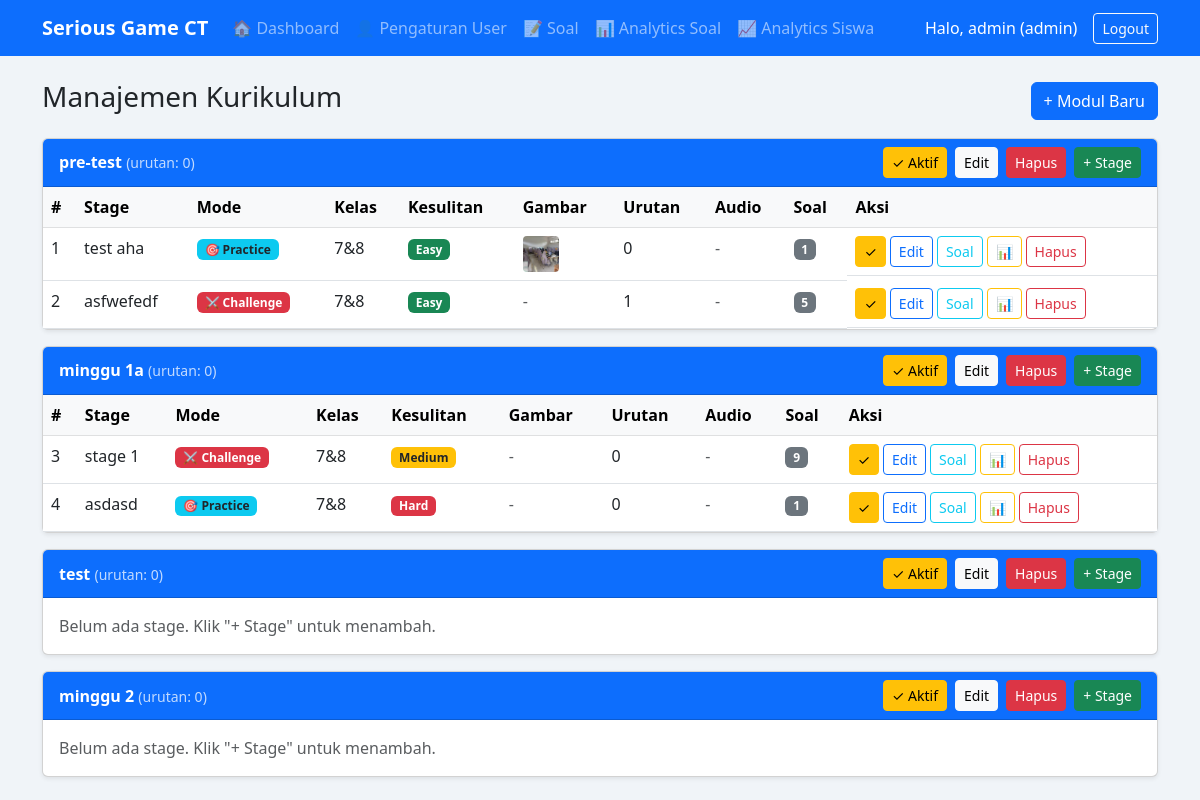
The page /guru/curriculum (signed in) on the database its author committed.
### app/models.py (models this page shows)
class User(db.Model, UserMixin):
    __tablename__ = 'users'
    id           = db.Column(db.Integer, primary_key=True)
    username     = db.Column(db.String(80), unique=True, nullable=False)
    password     = db.Column(db.String(200), nullable=False)
    role         = db.Column(db.Enum(RoleEnum), nullable=False, default=RoleEnum.siswa)
    total_points = db.Column(db.Integer, default=0)

class Modul(db.Model):
    __tablename__ = 'moduls'
    id          = db.Column(db.Integer, primary_key=True)
    title       = db.Column(db.String(100), nullable=False)
    order_index = db.Column(db.Integer, nullable=False, default=0)
    is_active   = db.Column(db.Boolean, default=True)
    stages      = db.relationship('Stage', backref='modul', lazy=True,
                                  order_by='Stage.order_index')

class Stage(db.Model):
    __tablename__ = 'stages'
    id            = db.Column(db.Integer, primary_key=True)
    modul_id      = db.Column(db.Integer, db.ForeignKey('moduls.id'), nullable=False)
    title         = db.Column(db.String(100), nullable=False)
    audio_bg_url  = db.Column(db.String(255), nullable=True)
    image_url     = db.Column(db.String(255), nullable=True)
    kelas         = db.Column(db.String(10), nullable=True)
    difficulty    = db.Column(db.String(10), nullable=True)
    order_index   = db.Column(db.Integer, nullable=False, default=0)
    is_active     = db.Column(db.Boolean, default=True)
    mode          = db.Column(db.String(10), nullable=False, default=MODE_PRACTICE)  # 'practice'|'challenge'
    abstraction         = db.Column(db.Boolean, default=False)
    data_collection     = db.Column(db.Boolean, default=False)
    data_representation = db.Column(db.Boolean, default=False)
    data_interpretation = db.Column(db.Boolean, default=False)
    specification       = db.Column(db.Boolean, default=False)
    algorithms          = db.Column(db.Boolean, default=False)
    implementation      = db.Column(db.Boolean, default=False)
    digital_systems     = db.Column(db.Boolean, default=False)
    interactions        = db.Column(db.Boolean, default=False)
    impact              = db.Column(db.Boolean, default=False)
    decomposition        = db.Column(db.Boolean, default=False)
    abstraction_ct       = db.Column(db.Boolean, default=False)
    modelling_simulation = db.Column(db.Boolean, default=False)
    algorithms_ct        = db.Column(db.Boolean, default=False)
    evaluation           = db.Column(db.Boolean, default=False)
    questions = db.relationship('Question', backref='stage', lazy=True,
                                cascade='all, delete-orphan')

### app/routes/guru.py (the view)
@guru_bp.route('/curriculum')
@login_required
@role_required('guru', 'admin')
def curriculum():
    moduls = Modul.query.order_by(Modul.order_index).all()
    return render_template('guru/dashboard.html', moduls=moduls)

### app/models.py (called while the page is built)
@login_manager.user_loader
def load_user(user_id):
    return User.query.get(int(user_id))

### app/utils.py (called while the page is built)
def role_required(*roles):
    def decorator(f):
        @wraps(f)
        def decorated_function(*args, **kwargs):
            if not current_user.is_authenticated:
                if request.is_json:
                    return jsonify({'error': 'Unauthorized'}), 401
                abort(401)
            if current_user.role.value not in roles:
                if request.is_json:
                    return jsonify({'error': 'Forbidden'}), 403
                abort(403)
            return f(*args, **kwargs)
        return decorated_function
    return decorator

### templates/guru/dashboard.html (shortened to what this page needs)
{% extends 'base.html' %}
{% block content %}
<div class="d-flex justify-content-between align-items-center mb-3">
    <h3>Manajemen Kurikulum</h3>
    <button class="btn btn-primary" data-bs-toggle="modal" data-bs-target="#modalCreateModul">
        + Modul Baru
    </button>
</div>
{% for modul in moduls %}
<div class="card mb-3 shadow-sm">
    <div class="card-header d-flex justify-content-between align-items-center bg-primary text-white">
        <span><strong>{{ modul.title }}</strong>
        <small class="opacity-75">(urutan: {{ modul.order_index }})</small>
    </span>
        <div class="d-flex gap-2">
            <form method="POST" action="{{ url_for('guru.modul_toggle', modul_id=modul.id) }}">
                <button class="btn btn-sm {{ 'btn-warning' if modul.is_active else 'btn-outline-light' }}">
                    {{ '✓ Aktif' if modul.is_active else '✗ Nonaktif' }}
                </button>
            </form>
            <a href="{{ url_for('guru.modul_edit', modul_id=modul.id) }}" class="btn btn-sm btn-light">Edit</a>
            <form method="POST" action="{{ url_for('guru.modul_delete', modul_id=modul.id) }}"
                  onsubmit="return confirm('Hapus modul ini beserta semua stage-nya?')">
                <button class="btn btn-sm btn-danger">Hapus</button>
            </form>
            <a href="{{ url_for('guru.stage_create', modul_id=modul.id) }}" class="btn btn-sm btn-success">+ Stage</a>
        </div>
    </div>
    <div class="card-body p-0">
        {% if modul.stages %}
        <table class="table table-hover mb-0">
            <thead class="table-light">
                <tr><th>#</th><th>Stage</th><th>Mode</th><th>Kelas</th><th>Kesulitan</th><th>Gambar</th><th>Urutan</th><th>Audio</th><th>Soal</th><th>Aksi</th></tr>
            </thead>
            <tbody>
            {% for stage in modul.stages %}
            <tr>
                <td>{{ stage.id }}</td>
                <td>{{ stage.title }}</td>
                <td>
                    <span class="badge {{ 'bg-info text-dark' if stage.mode == 'practice' else 'bg-danger' }}">
                        {{ '🎯 Practice' if stage.mode == 'practice' else '⚔️ Challenge' }}
                    </span>
                </td>
                <td>{{ stage.kelas or '-' }}</td>
                <td>
                    {% if stage.difficulty %}
                    <span class="badge bg-{{ 'success' if stage.difficulty == 'Easy' else ('warning text-dark' if stage.difficulty == 'Medium' else 'danger') }}">
                        {{ stage.difficulty }}
                    </span>
                    {% else %}-{% endif %}
                </td>
                <td>
                    {% if stage.image_url %}
                    <img src="{{ url_for('static', filename=stage.image_url) }}"
                         style="height:36px;width:36px;object-fit:cover;border-radius:4px">
                    {% else %}<span class="text-muted">-</span>{% endif %}
                </td>
                <td>{{ stage.order_index }}</td>
                <td>
                    {% if stage.audio_bg_url %}
                        <audio controls style="height:28px">
                            <source src="{{ url_for('static', filename=stage.audio_bg_url) }}">
                        </audio>
                    {% else %}<span class="text-muted">-</span>{% endif %}
                </td>
                <td><span class="badge bg-secondary">{{ stage.questions|length }}</span></td>
                <td class="d-flex gap-1">
                    <form method="POST" action="{{ url_for('guru.stage_toggle', stage_id=stage.id) }}">
                        <button class="btn btn-sm {{ 'btn-warning' if stage.is_active else 'btn-outline-secondary' }}">
                            {{ '✓' if stage.is_active else '✗' }}
                        </button>
                    </form>
                    <a href="{{ url_for('guru.stage_edit', stage_id=stage.id) }}" class="btn btn-sm btn-outline-primary">Edit</a>
                    <a href="{{ url_for('guru.question_list', stage_id=stage.id) }}" class="btn btn-sm btn-outline-info">Soal</a>
                    <a href="{{ url_for('guru.stage_analytics', stage_id=stage.id) }}" class="btn btn-sm btn-outline-warning">📊</a>
                    <form method="POST" action="{{ url_for('guru.stage_delete', stage_id=stage.id) }}"
                          onsubmit="return confirm('Hapus stage ini?')">
                        <button class="btn btn-sm btn-outline-danger">Hapus</button>
                    </form>
                </td>
            </tr>
            {% endfor %}
            </tbody>
        </table>
        {% else %}
        <p class="text-muted p-3 mb-0">Belum ada stage. Klik "+ Stage" untuk menambah.</p>
        {% endif %}
    </div>
</div>
{% else %}
<div class="alert alert-info">Belum ada modul. Klik "Modul Baru" untuk memulai.</div>
{% endfor %}
{% endblock %}

### templates/base.html (shortened to what this page needs)
<!DOCTYPE html>
<html lang="id">
<head>
    <link href="https://cdn.jsdelivr.net/npm/bootstrap@5.3.0/dist/css/bootstrap.min.css" rel="stylesheet">
</head>
<body>
    {% if current_user.is_authenticated %}
    <nav class="navbar navbar-expand-lg navbar-dark bg-primary">
        <div class="container">
            <a class="navbar-brand" href="#">Serious Game CT</a>
            <div class="collapse navbar-collapse" id="navbarNav">
                <ul class="navbar-nav me-auto">
                    {% if current_user.role.value in ['siswa'] %}
                    <li class="nav-item">
                        <a class="nav-link" href="{{ url_for('siswa.dashboard') }}">🏠 Dashboard</a>
                    </li>
                    <li class="nav-item">
                        <a class="nav-link" href="{{ url_for('siswa.leaderboards') }}">🏆 Leaderboard</a>
                    </li>
                    <li class="nav-item">
                        <a class="nav-link" href="{{ url_for('siswa.analytics') }}">📊 Analytics</a>
                    </li>
                    {% elif current_user.role.value == 'admin' %}
                    <li class="nav-item">
                        <a class="nav-link" href="{{ url_for('admin.dashboard') }}">🏠 Dashboard</a>
                    </li>
                    <li class="nav-item">
                        <a class="nav-link" href="{{ url_for('admin.user_management') }}">👤 Pengaturan User</a>
                    </li>
                    <li class="nav-item">
                        <a class="nav-link" href="{{ url_for('guru.curriculum') }}">📝 Soal</a>
                    </li>
                    <li class="nav-item">
                        <a class="nav-link" href="{{ url_for('guru.analytics') }}">📊 Analytics Soal</a>
                    </li>
                    <li class="nav-item">
                        <a class="nav-link" href="{{ url_for('admin.student_analytics_index') }}">📈 Analytics Siswa</a>
                    </li>
                    {% endif %}
                </ul>
                <div class="d-flex align-items-center">
                    <span class="navbar-text text-white me-3">
                        Halo, {{ current_user.username }} ({{ current_user.role.value }})
                    </span>
                    <a href="{{ url_for('auth.logout') }}" class="btn btn-outline-light btn-sm">Logout</a>
                </div>
            </div>
        </div>
    </nav>
    {% endif %}
    <div class="container mt-4">
        {% block content %}{% endblock %}
    </div>
</body>
</html>

### templates/base.html (style rules this page uses)
body { background-color: #f0f4f8; }
.navbar-brand { font-weight: bold; }

### rows shown on the page
User: username "admin", role.value "admin"
Modul: title "pre-test", order_index "0", is_active "✓ Aktif"
Stage: id "1", title "test aha", mode "🎯 Practice", kelas "7&8", difficulty "Easy", image_url (picture), order_index "0", questions|length "1", is_active "✓"
Stage: id "2", title "asfwefedf", mode "⚔️ Challenge", kelas "7&8", difficulty "Easy", order_index "1", questions|length "5", is_active "✓"
Modul: title "minggu 1a", order_index "0", is_active "✓ Aktif"
Stage: id "3", title "stage 1", mode "⚔️ Challenge", kelas "7&8", difficulty "Medium", order_index "0", questions|length "9", is_active "✓"
Stage: id "4", title "asdasd", mode "🎯 Practice", kelas "7&8", difficulty "Hard", order_index "0", questions|length "1", is_active "✓"
Modul: title "test", order_index "0", is_active "✓ Aktif", shows "Belum ada stage. Klik \"+ Stage\" untuk menambah."
Modul: title "minggu 2", order_index "0", is_active "✓ Aktif", shows "Belum ada stage. Klik \"+ Stage\" untuk menambah."
